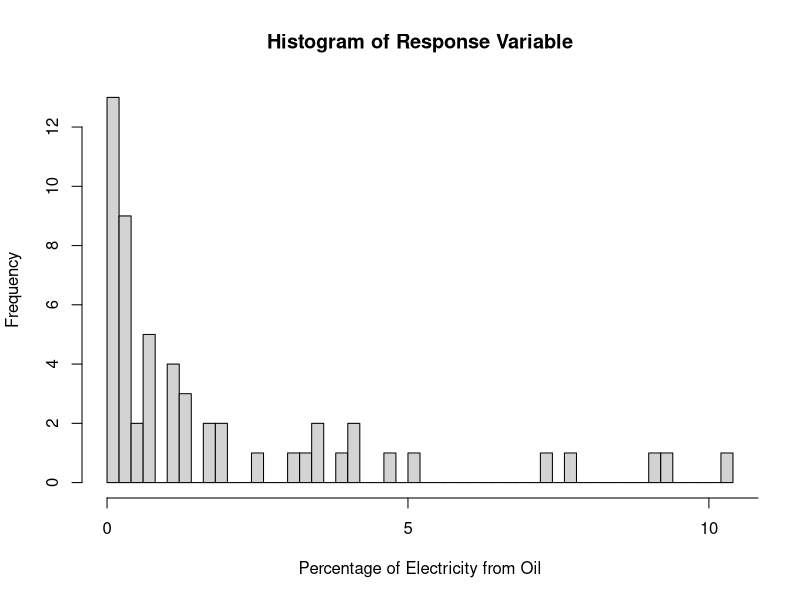
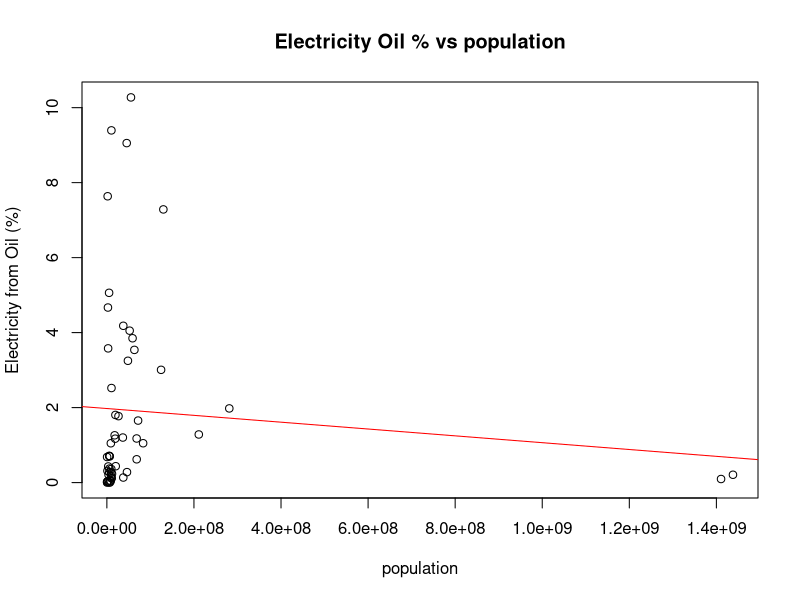
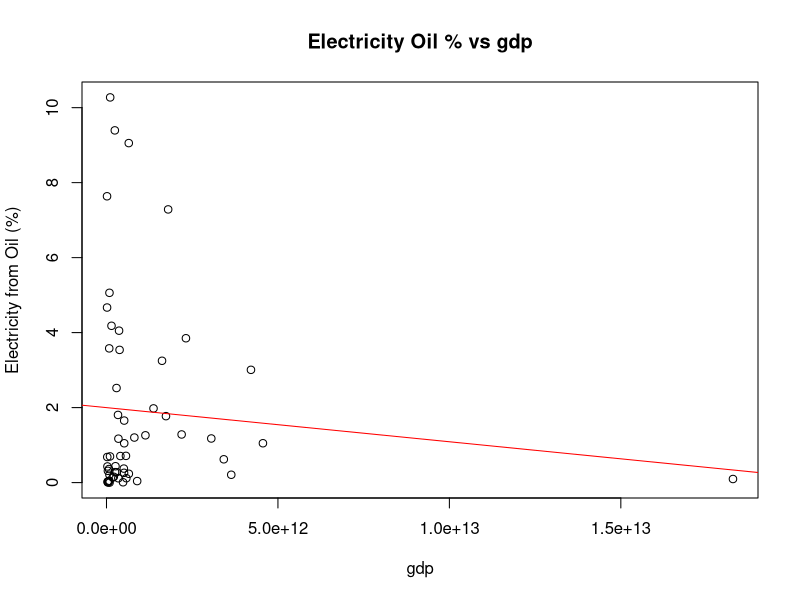
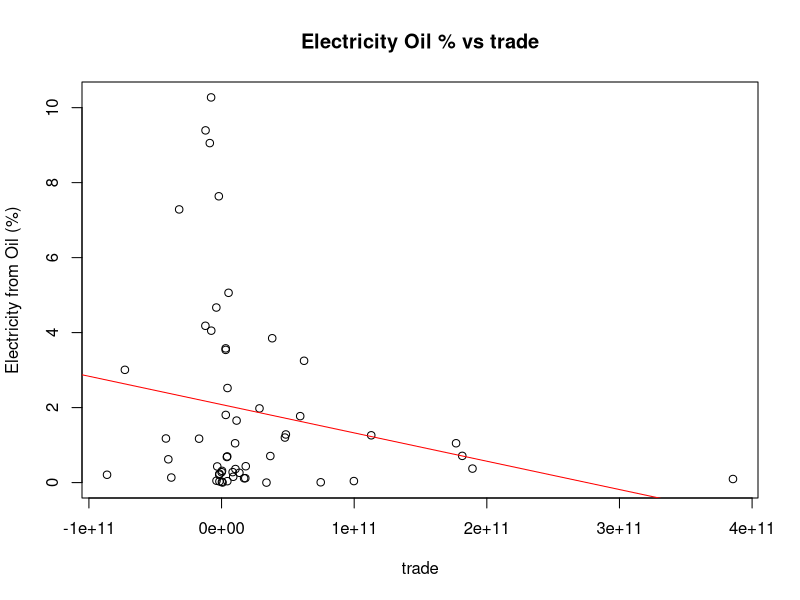
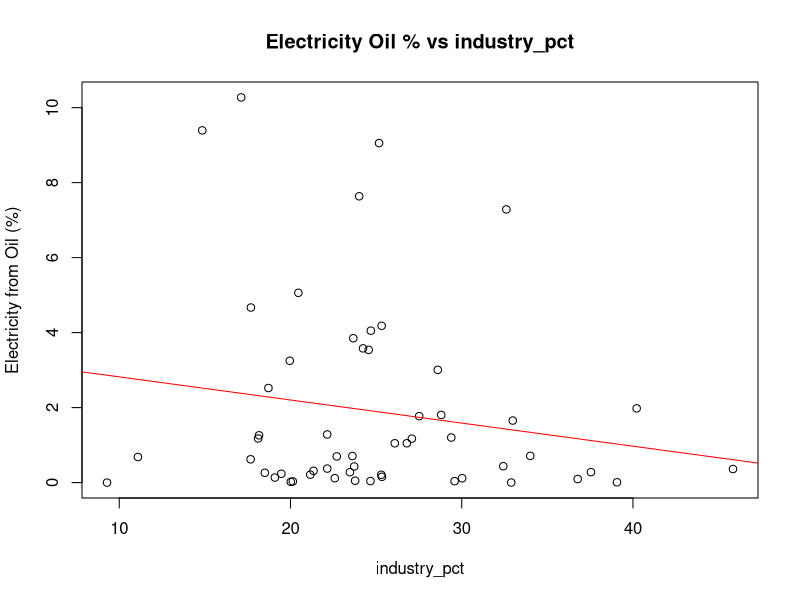
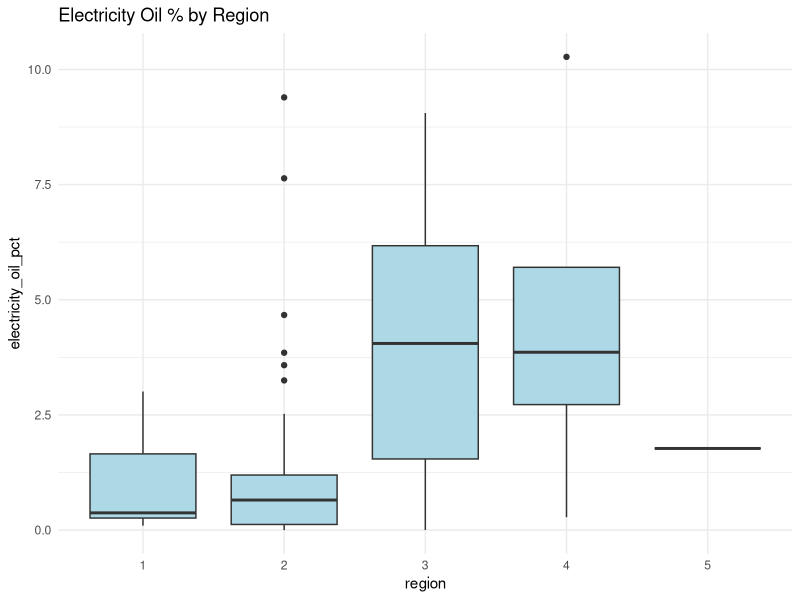
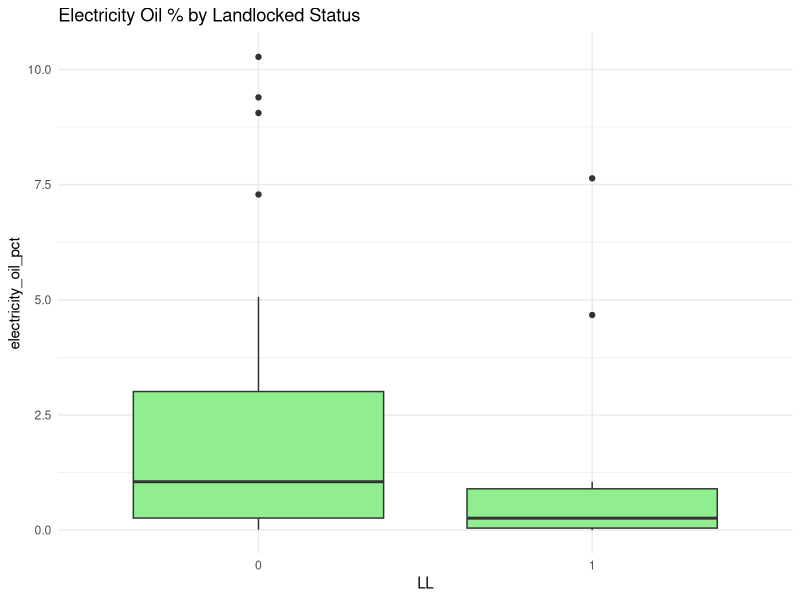
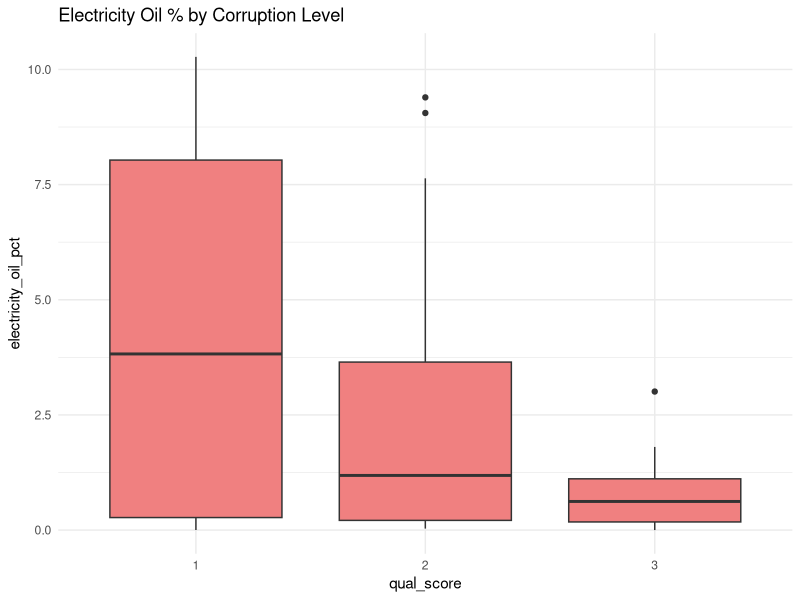

Here is the R script that generated these plots, in order:
## ---- chunk 1
knitr::opts_chunk$set(echo = TRUE, highlight=FALSE, warning=FALSE, comment=NA)


library(corrplot)
library(GGally)

## ---- chunk 2
oilData <- read.csv("clean.csv")

# Converting qualitative variables to factors
oilData$region <- as.factor(oilData$region)
oilData$LL <- as.factor(oilData$LL)
oilData$qual_score <- as.factor(oilData$qual_score)
oilData <- oilData[-c(49, 15, 38, 23, 55), ]

head(oilData)
str(oilData)
## ---- chunk 3
hist(oilData$electricity_oil_pct,
     xlab = "Percentage of Electricity from Oil",
     main = "Histogram of Response Variable",
     breaks = 40,       # increase number of bins
     xaxt = "n")        # suppress x-axis

# Add custom x-axis ticks every 5%
axis(side = 1, at = seq(0, 100, by = 5))  # 0%, 5%, 10%, ..., 100%
## ---- chunk 4
quant_vars <- c("population", "gdp", "trade", "industry_pct")
for (var in quant_vars) {
  plot(oilData[[var]], oilData$electricity_oil_pct,
       xlab = var, ylab = "Electricity from Oil (%)",
       main = paste("Electricity Oil % vs", var))
  abline(lm(oilData$electricity_oil_pct ~ oilData[[var]]), col="red")
}

# Correlations
cor(oilData[, c("population","gdp","trade","industry_pct")],
    oilData$electricity_oil_pct, use="pairwise.complete.obs")

## ---- chunk 5
# By region
ggplot(oilData, aes(x = region, y = electricity_oil_pct)) +
  geom_boxplot(fill = "lightblue") +
  theme_minimal() +
  labs(title = "Electricity Oil % by Region")

# By landlocked
ggplot(oilData, aes(x = LL, y = electricity_oil_pct)) +
  geom_boxplot(fill = "lightgreen") +
  theme_minimal() +
  labs(title = "Electricity Oil % by Landlocked Status")

# By corruption level
ggplot(oilData, aes(x = qual_score, y = electricity_oil_pct)) +
  geom_boxplot(fill = "lightcoral") +
  theme_minimal() +
  labs(title = "Electricity Oil % by Corruption Level")
## ---- chunk 6
table(oilData$region)
table(oilData$LL)
table(oilData$qual_score)
